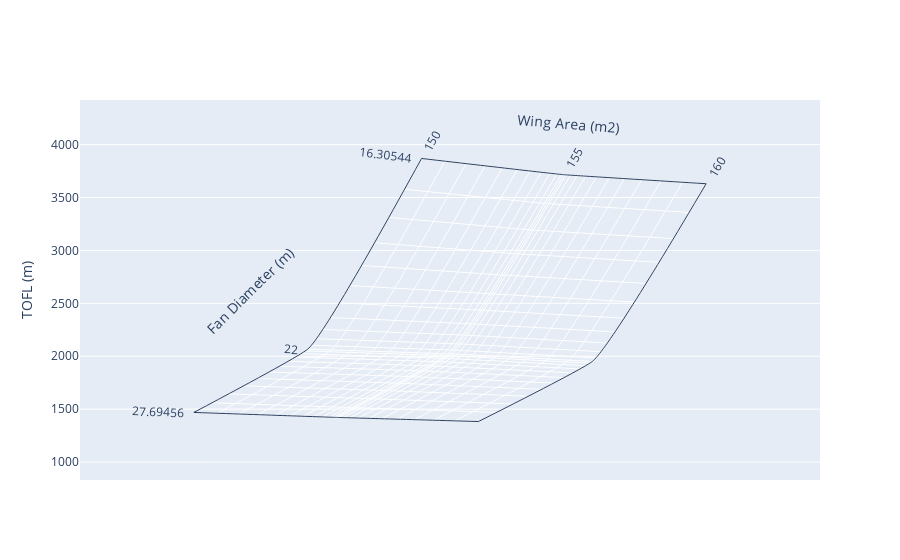

The notebook cell saved with this chart:
### Code cell
draw_carpet(input["WingArea"],input["FanDiameter"],output["takeoff_field_length_computed"],'Wing Area (m2)',"Fan Diameter (m)","TOFL (m)")

### Figure 1 — Plotly figure (JSON) as saved in the notebook; plotly's stock layout.template omitted (floating-point values rounded to 4 significant figures)
{"data": [{"a": [150, 150, 150, 155, 155, 155, 160, 160, 160], "aaxis": {"minorgridcount": 10, "smoothing": 0.1, "title": {"text": "Wing Area (m2)"}}, "b": [16.31, 22, 27.69, 16.31, 22, 27.69, 16.31, 22, 27.69], "baxis": {"minorgridcount": 10, "smoothing": 0.2, "title": {"text": "Fan Diameter (m)"}}, "cheaterslope": 0.8, "type": "carpet", "y": [3869.0, 2067.0, 1469.0, 3715.0, 2023.0, 1422.0, 3630.0, 1951.0, 1383.0], "yaxis": "y"}], "layout": {"yaxis": {"title": {"text": "TOFL (m)"}}}}
